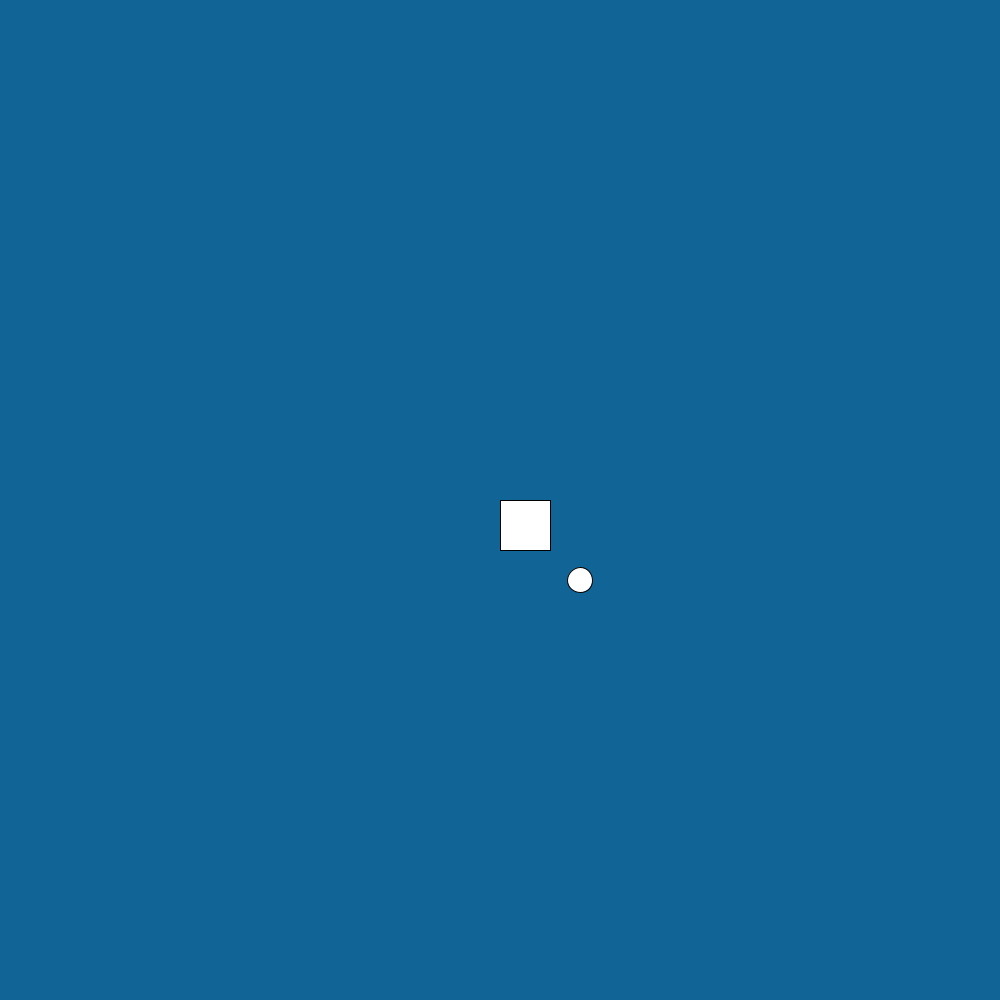
Frame 1 (no input)
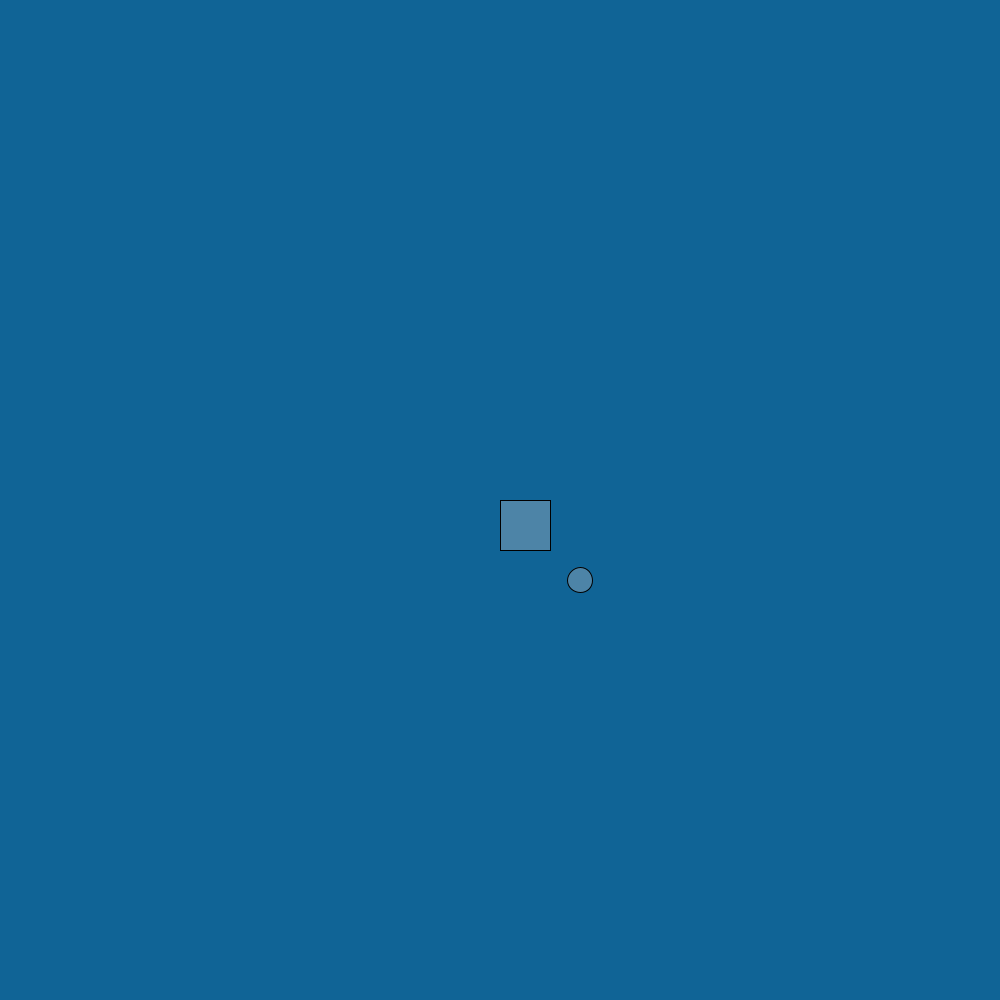
Frame 60 (the mouse pressed at the canvas centre just before this capture)
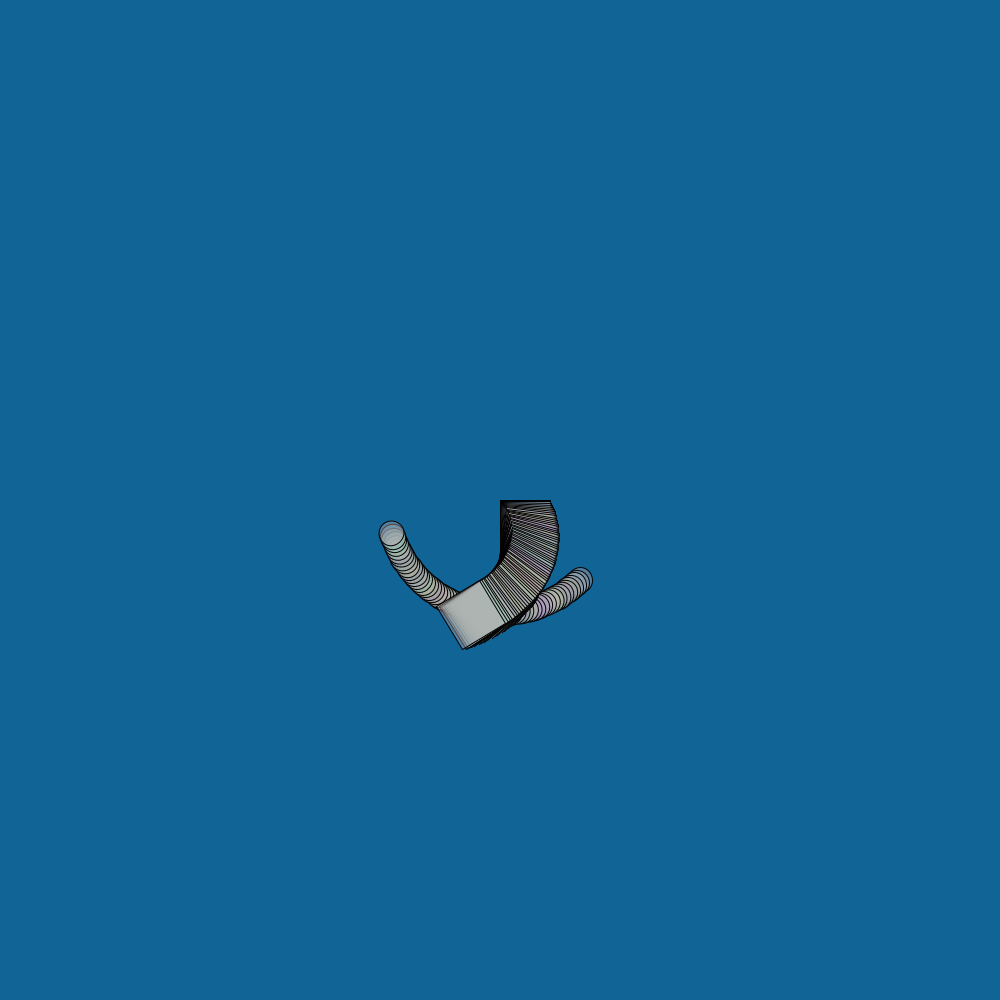
Frame 120 (the mouse held since frame 60 and released just before this capture)

The Processing sketch that drew these frames (run headless with seeded random() and noise(); from frame 60 on, the mouse is pressed at the canvas centre):

// Processing sketch: processing_99675
// ── processing_99675.pde

//declaraciÛn de variables eje
int size = 30;
float xpos = 200;//elipse
float ypos = 0;
float x1pos = 200;
float y1pos = 0;

//variables de direcciÛn
int xdirection = 1;
int ydirection = 1;
int x1direction = 1;
int y1direction = 1;

//variables de velocidad
float xspeed = 1.7;
float yspeed = 2.6;
float x1speed = 3.4;
float y1speed = 4.9;
float r=1;

float radio=60;
int op=1;
//int cont=0;
float cont=0;
int cont2=0;
int op2=0;
int op3=0;


void setup()
{
  size (1000, 1000);
  //frameRate(27);//web fps
  frameRate(300);//web fps

  //posiciÛn inicial de las variables
  //xpos = mouseX;
  //ypos = mouseY;
  x1pos = x1pos;
  y1pos = y1pos;
  background(020, 100, 150);
}
void draw()
{
  
  if(op3==0)
  {
    background(020,100,150);
  }
  
  
  xpos = xpos + ( xspeed * xdirection );
  ypos = ypos + ( yspeed * ydirection );  
  x1pos = x1pos +( x1speed * x1direction );
  y1pos = y1pos + ( y1speed * y1direction );

  //condicionales de regreso
  if (xpos > 800-radio/2 || xpos < 0+radio/2 )
  {
    xdirection *= -1;
  }
  if (ypos > 400 || ypos < 0)
  {
    ydirection *= -1;
  }
  if (x1pos > 800 || x1pos < 0)
  {
    x1direction*= -1;
  }
  if (y1pos > 400 || y1pos < 0)
  {
    y1direction *= -1;
  }

  //figuras
  //  rect(mouseX-size/2 ,mouseY-size/2,size,size);
  //  if ((xpos < 400)&&(xpos > 0))
  //    {
  //      xspeed = 10 ; //velocidad de este segmento
  //     // fill(0,0,0,100); //color de la figura en este segmento
  //      fill(random(150, 250),random(150, 250),random(150, 250),0);
  //    }

  //  ellipse(xpos,400,radio,radio);
  //  if ((x1pos < 133)&&(x1pos > 0))
  //    {
  //      x1speed = 0.5;
  //      fill(250,100,150,100);
  //    }
  //  if ((x1pos < 266) && (x1pos > 133))
  //    {
  //      x1speed = x1speed +2;
  //      fill(0,070,050,100);
  //    }
  //  if ((xpos > 266)&&(xpos < 400))
  //    {
  //      x1speed = x1speed +1;
  //      fill(280,0,100,100);
  //    }

    
    //xspeed = xspeed +10;
    //yspeed = yspeed +7;
    x1speed = x1speed+20;
    y1speed = y1speed+20;

    size=50;
    radio=random(2, 80);

    //background(250,250,250);

    pushMatrix();

    //translate(mouseX, mouseY);
    translate(width/2, height/2);
    rotate(radians(cont));
    rect(cont2, cont2, size, size);


    pushMatrix();

    translate(0, 0);
    rotate(radians(cont));
    ellipse(80, 80, size/2, size/2);
    //rect(0,0,size,size);

    popMatrix();

    popMatrix();




  

    if (cont2<=300 && op2==0)
    {
      cont2++;
      //cont2=50;
      if (cont2==300)
      {
        op2=1;
      }
    } 
    if (cont2>=0 && op2==1)
    {
      cont2--;
      if (cont2==0)
      {
        op2=0;
      }
    }
    
      cont=cont+r;

    fill(random(150, 200), random(150, 200), random(150, 200), 100);



  if (mousePressed) 
  {
    
   // r=random(0.1,50);
 
    op3=1;


    //      ellipse(xpos,400,60,60);
    //      if ((xpos < 800)&&(xpos > 0))
    //      {
    //        
    //        fill(random(0, 250),random(0, 250),random(0, 250),100); //color de la figura en este segmento
    //      }
  } 
  else
  {
    x1speed = x1speed;

op3=0;
    if (size<=100 && size >=5 && op==1)
    {
      size = size + 5;
      if (size==100)
      {
        op=2;
      }
    }
    if (size<=100 && size >=5 && op==2)
    {
      size = size - 5;
      if (size==5)
      {
        op=1;
      }
    }

    cont=0;
    cont2=0;
  }
}
